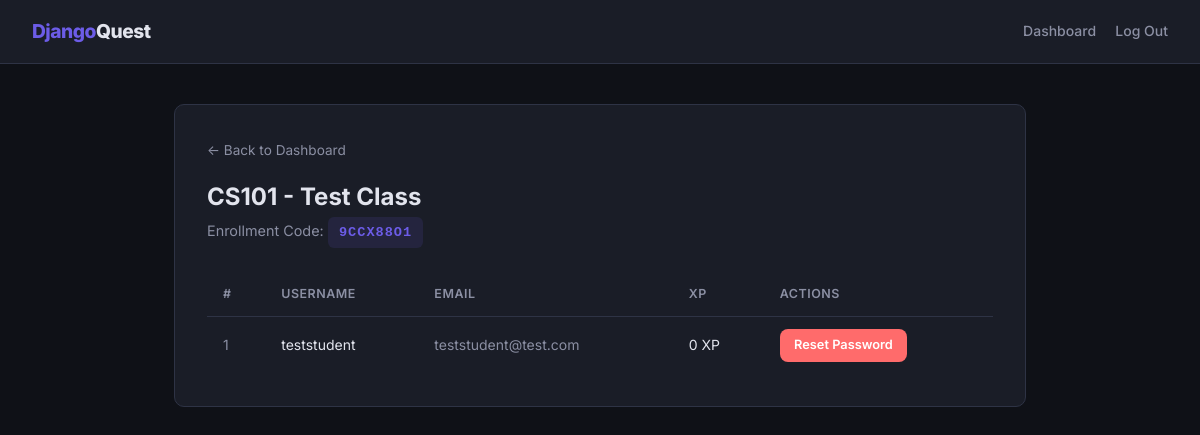
/classroom/1/ (signed in), run on the app's committed database.
### users/models.py (models this page shows, shortened)
class Classroom(models.Model):
    teacher = models.ForeignKey(
        User,
        on_delete=models.CASCADE,
        related_name='classrooms',
        limit_choices_to={'is_teacher': True},
    )
    name = models.CharField(max_length=200)
    enrollment_code = models.CharField(
        max_length=8,
        unique=True,
        default=generate_enrollment_code,
        editable=False,
    )
    created_at = models.DateTimeField(auto_now_add=True)

class Profile(models.Model):
    user = models.OneToOneField(User, on_delete=models.CASCADE, related_name="profile")
    avatar = models.ImageField(upload_to="avatars/", null=True, blank=True)
    bio = models.TextField(blank=True)
    total_xp = models.IntegerField(default=0)
    classroom = models.ForeignKey(
        Classroom,
        on_delete=models.SET_NULL,
        null=True,
        blank=True,
        related_name='students',
        help_text='The classroom this student is enrolled in.',
    )

class User(AbstractUser):
    email = models.EmailField(unique=True)
    username = models.CharField(max_length=150, unique=True)
    is_verified = models.BooleanField(default=False)
    is_teacher = models.BooleanField(default=False)
    is_student = models.BooleanField(default=True)
    date_joined = models.DateTimeField(auto_now_add=True)
    objects = UserManager()
    USERNAME_FIELD = 'email'
    REQUIRED_FIELDS = ['username']
    groups = models.ManyToManyField(
        'auth.Group',
        related_name='custom_user_set',
        blank=True,
        help_text='The groups this user belongs to.',
        verbose_name='groups',
    )
    user_permissions = models.ManyToManyField(
        'auth.Permission',
        related_name='custom_user_permission_set',
        blank=True,
        help_text='Specific permissions for this user.',
        verbose_name='user permissions',
    )

### dashboard/views.py (the view)
    def _wrapped(request, *args, **kwargs):
        if not request.user.is_authenticated:
            from django.conf import settings
            login_url = getattr(settings, 'LOGIN_URL', '/login/')
            return redirect(f'{login_url}?next={request.path}')
        if not request.user.is_teacher:
            return HttpResponseForbidden("You do not have permission to access this page.")
        return view_func(request, *args, **kwargs)

### dashboard/views.py (called while the page is built)
def teacher_required(view_func):
    def _wrapped(request, *args, **kwargs):
        if not request.user.is_authenticated:
            from django.conf import settings
            login_url = getattr(settings, 'LOGIN_URL', '/login/')
            return redirect(f'{login_url}?next={request.path}')
        if not request.user.is_teacher:
            return HttpResponseForbidden("You do not have permission to access this page.")
        return view_func(request, *args, **kwargs)
    return _wrapped

@teacher_required
def classroom_detail(request, classroom_id):
    classroom = get_object_or_404(Classroom, id=classroom_id, teacher=request.user)
    students = Profile.objects.filter(classroom=classroom).select_related('user')
    return render(request, 'dashboard/classroom_detail.html', {
        'classroom': classroom,
        'students': students,
    })

### dashboard/templates/dashboard/classroom_detail.html (shortened to what this page needs)
{% extends "dashboard/base.html" %}
{% block content %}
<div class="container-wide">
    <div class="card">
        <a href="{% url 'dashboard:teacher_dashboard' %}" style="font-size:.85rem; color:var(--text-dim);">← Back to Dashboard</a>
        <div class="section-header" style="margin-top:1rem;">
            <div>
                <h2>{{ classroom.name }}</h2>
                <p class="subtitle" style="margin-bottom:0;">Enrollment Code: <span class="code-badge">{{ classroom.enrollment_code }}</span></p>
            </div>
        </div>
        {% if students %}
        <div class="table-wrap">
            <table>
                <thead>
                    <tr>
                        <th>#</th>
                        <th>Username</th>
                        <th>Email</th>
                        <th>XP</th>
                        <th>Actions</th>
                    </tr>
                </thead>
                <tbody>
                    {% for profile in students %}
                    <tr>
                        <td style="color:var(--text-dim);">{{ forloop.counter }}</td>
                        <td>{{ profile.user.username }}</td>
                        <td style="color:var(--text-dim);">{{ profile.user.email }}</td>
                        <td>{{ profile.total_xp }} XP</td>
                        <td>
                            <a href="{% url 'dashboard:reset_student_password' classroom.id profile.user.id %}"
                               class="btn btn-danger btn-sm"
                               onclick="return confirm('Reset password for {{ profile.user.username }}?');">
                                Reset Password
                            </a>
                        </td>
                    </tr>
                    {% endfor %}
                </tbody>
            </table>
        </div>
        {% else %}
        <p class="empty">No students have enrolled in this classroom yet.<br>Share the enrollment code <span class="code-badge">{{ classroom.enrollment_code }}</span> with your students!</p>
        {% endif %}
    </div>
</div>
{% endblock %}

### dashboard/templates/dashboard/base.html (style rules this page uses)
*, *::before, *::after { box-sizing: border-box; margin: 0; padding: 0; }
:root { --bg: #0f1117; --surface: #1a1d27; --surface-2: #242834; --border: #2e3345; --text: #e2e4ed; --text-dim: #8b8fa3; --accent: #6c5ce7; --accent-hover: #7c6df7; --accent-soft: rgba(108, 92, 231, .12); --success: #00cec9; --danger: #ff6b6b; --warning: #feca57; --radius: 10px; }
body { font-family: 'Inter', -apple-system, BlinkMacSystemFont, sans-serif; background: var(--bg); color: var(--text); min-height: 100vh; line-height: 1.6; }
a { color: var(--accent); text-decoration: none; }
.container-wide { max-width: 900px; margin: 2.5rem auto; padding: 0 1.5rem; }
.card { background: var(--surface); border: 1px solid var(--border); border-radius: var(--radius); padding: 2rem; }
.card h2 { font-size: 1.5rem; font-weight: 700; margin-bottom: .25rem; }
.card .subtitle { color: var(--text-dim); font-size: 0.9rem; margin-bottom: 1.5rem; }
.btn { display: inline-flex; align-items: center; justify-content: center; padding: .65rem 1.4rem; border-radius: 8px; font-weight: 600; font-size: .875rem; font-family: inherit; cursor: pointer; border: none; transition: background .2s, transform .1s; }
.btn-sm { padding: .4rem .9rem; font-size: .8rem; }
.btn-danger { background: var(--danger); color: #fff; }
.table-wrap { overflow-x: auto; }
table { width: 100%; border-collapse: collapse; }
th, td { text-align: left; padding: .75rem 1rem; font-size: .875rem; }
th { color: var(--text-dim); font-weight: 600; font-size: .78rem; text-transform: uppercase; letter-spacing: .5px; border-bottom: 1px solid var(--border); }
td { border-bottom: 1px solid var(--border); }
tr:last-child td { border-bottom: none; }
.code-badge { display: inline-block; background: var(--accent-soft); color: var(--accent); font-family: 'SF Mono', 'Fira Code', monospace; font-weight: 700; font-size: .85rem; padding: .3rem .7rem; border-radius: 6px; letter-spacing: 1px; }
.section-header { display: flex; align-items: center; justify-content: space-between; margin-bottom: 1.5rem; }
.section-header h2 { margin-bottom: 0; }

### data on the page
Classroom: name "CS101 - Test Class", enrollment_code "9CCX88O1"
Profile: user.username "teststudent", user.email "teststudent@test.com", total_xp "0"
